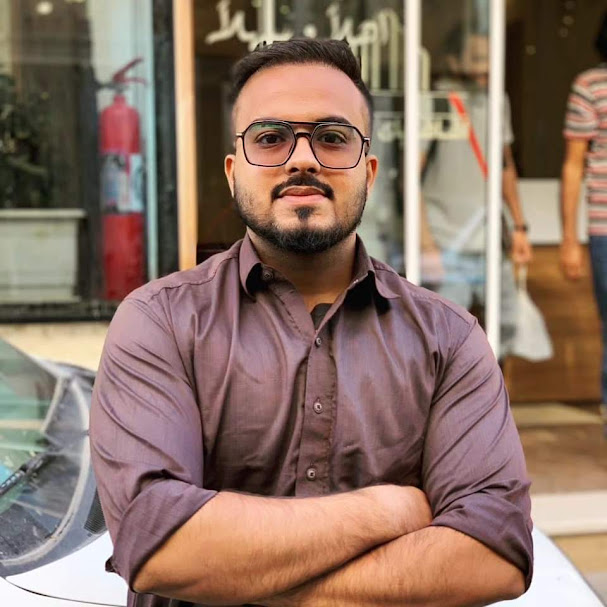
#> input picture known_faces/Ali/image1.jpeg, 607 x 607 px
$ python -i recognize.py   (imports and definitions only)
#> lines starting #> are read from the running program, lines starting #| are printed output that depends on the picture
#> further down, picture is the input picture: shape (607, 607, 3); mean B, G, R 101.4, 114.4, 140
import os
import pickle
import sys
import cv2
import face_recognition
import numpy as np

ENCODINGS_PATH = os.path.join(os.path.dirname(__file__), "data", "encodings.pkl")
MATCH_THRESHOLD = 0.55  # Slightly lenient for angled faces
FRAME_SKIP = 2          # Run recognition every 2nd frame
DETECTION_SCALE = 0.4   # Good balance of speed vs detail for HOG

# --- Stability Settings ---
CONFIRMATION_THRESHOLD = 2  # Hits needed to confirm
PERSISTENCE_LIMIT = 20      # Frames to remember a face (increased for smoother display)

# [13 lines left out: function load_encodings, not called in this run]

def preprocess_frame(frame):
    """
    Improve frame quality before detection.
    Equalizes contrast per channel to help with motion blur and poor lighting.
    """
    lab = cv2.cvtColor(frame, cv2.COLOR_BGR2LAB)
#> lab: shape (607, 607, 3); mean of channels 0, 1, 2 126.3, 136.5, 139.4
    l, a, b = cv2.split(lab)
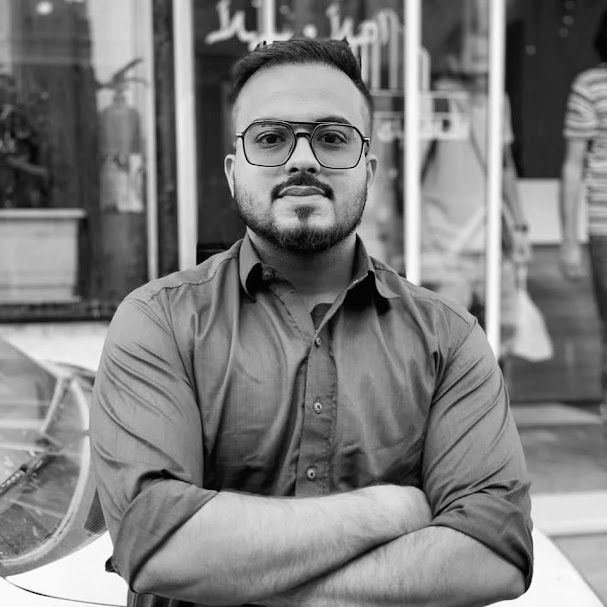
#> l: shape (607, 607); min 0, max 255, mean 126.3
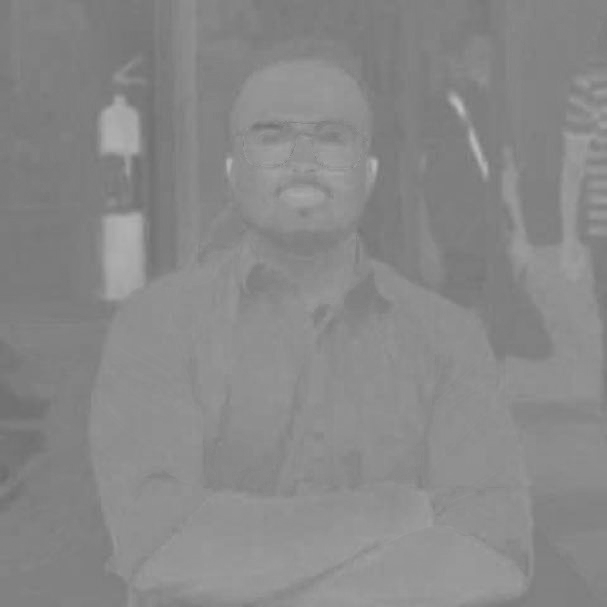
#> a: shape (607, 607); min 108, max 190, mean 136.5
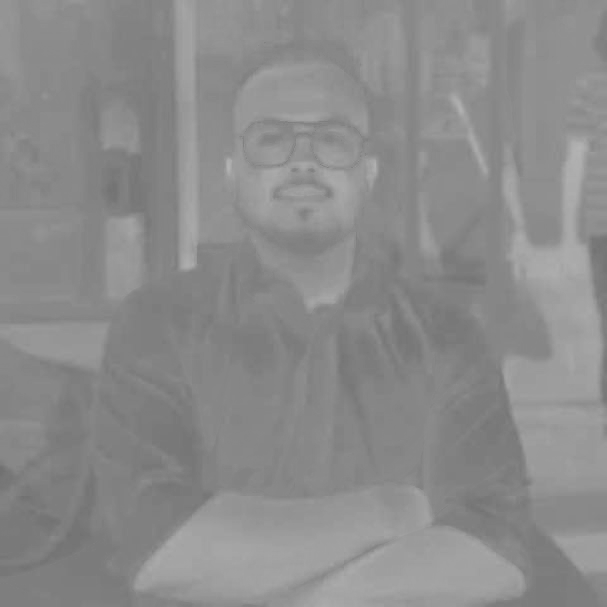
#> b: shape (607, 607); min 112, max 180, mean 139.4
    clahe = cv2.createCLAHE(clipLimit=2.0, tileGridSize=(8, 8))
    l = clahe.apply(l)
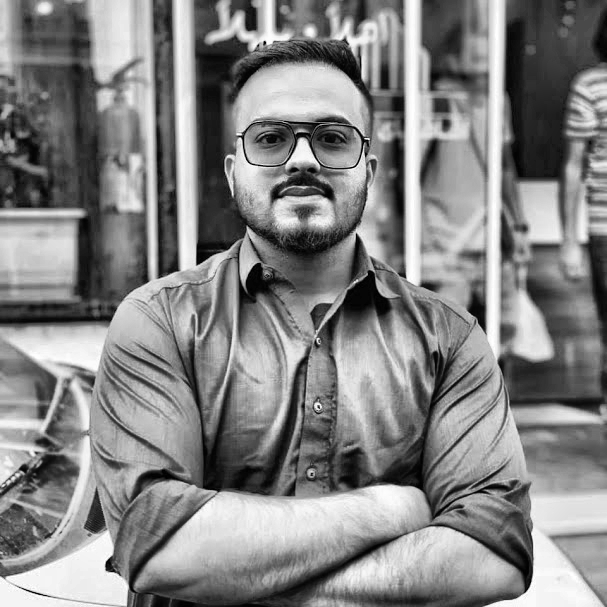
#> l: shape (607, 607); min 0, max 255, mean 132.2
    lab = cv2.merge((l, a, b))
#> lab: shape (607, 607, 3); mean of channels 0, 1, 2 132.2, 136.5, 139.4
    return cv2.cvtColor(lab, cv2.COLOR_LAB2BGR)
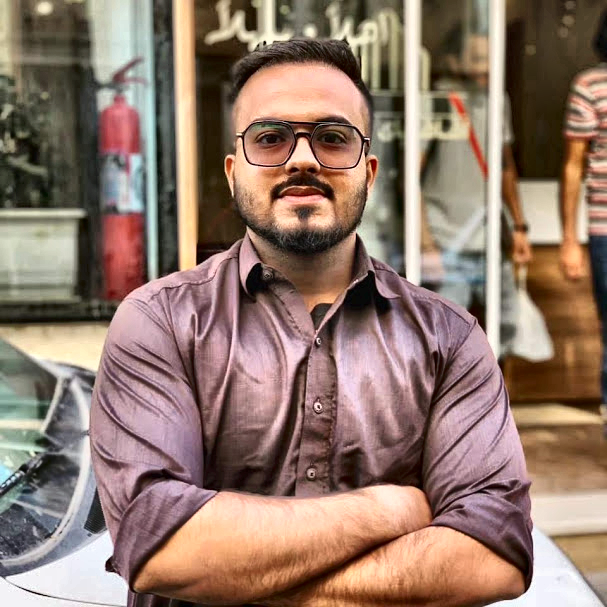
#> returned value: shape (607, 607, 3); mean B, G, R 107.8, 121, 145.9

# [144 lines left out: functions identify_face, draw_results, run_recognition, not called in this run]

>>> import cv2
>>> picture = cv2.imread('known_faces/Ali/image1.jpeg')
>>> result = preprocess_frame(picture)

$ run again, on known_faces/Ali/image2.jpeg
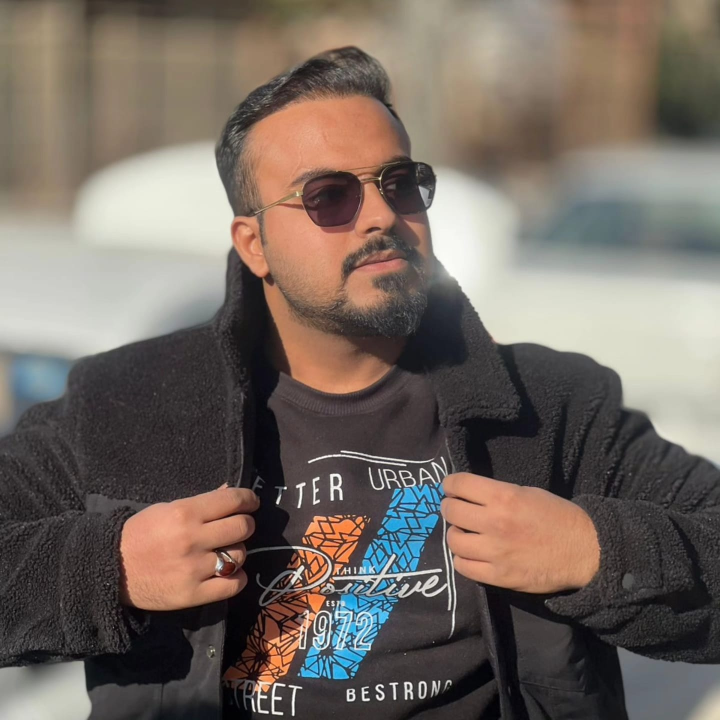
#> input picture known_faces/Ali/image2.jpeg, 1440 x 1440 px (shown at 1/2 size)
#> picture is the input picture: shape (1440, 1440, 3); mean B, G, R 97.6, 105.6, 116.5
#> in preprocess_frame, `l, a, b = cv2.split(lab)`:
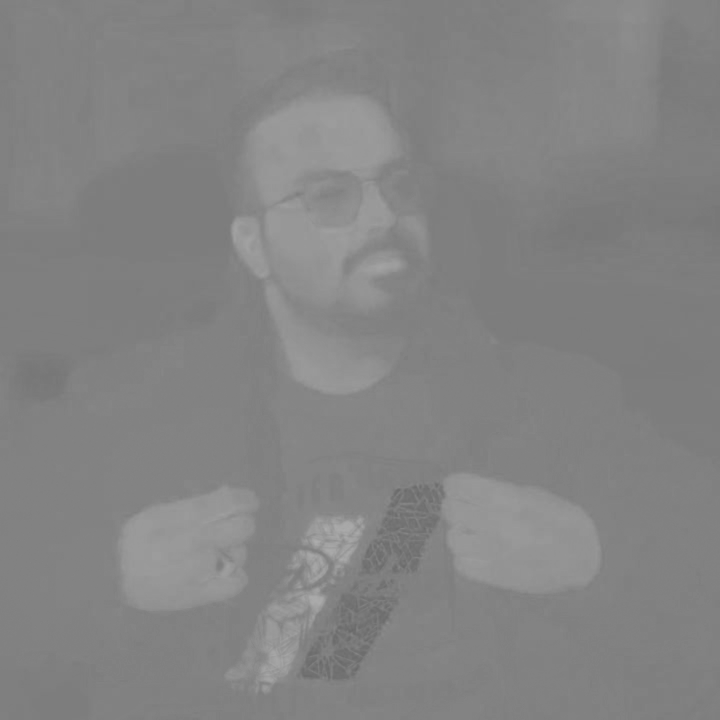
#> a: shape (1440, 1440) (shown at 1/2 size); min 104, max 173, mean 131.4
#> in preprocess_frame, `return cv2.cvtColor(lab, cv2.COLOR_LAB2BGR)`:
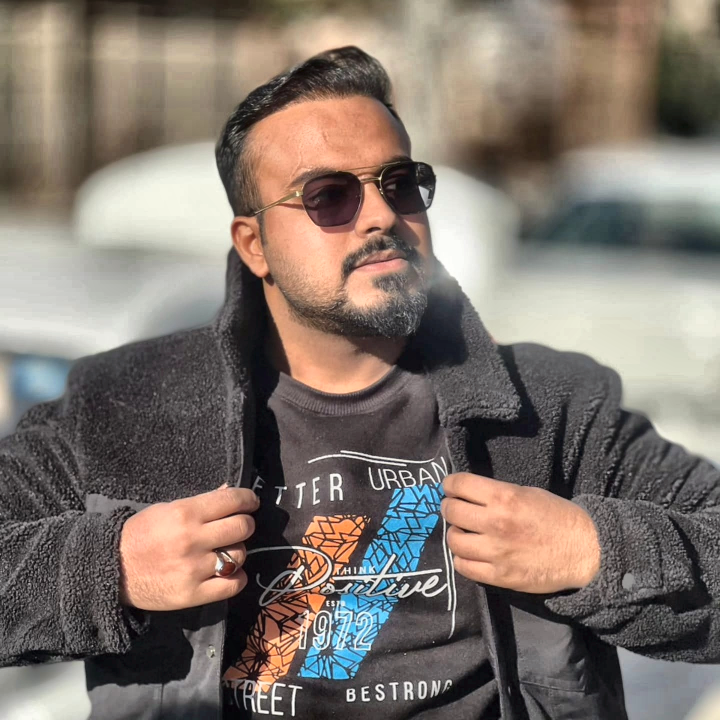
#> returned value: shape (1440, 1440, 3) (shown at 1/2 size); mean B, G, R 108.6, 116.8, 127.8
